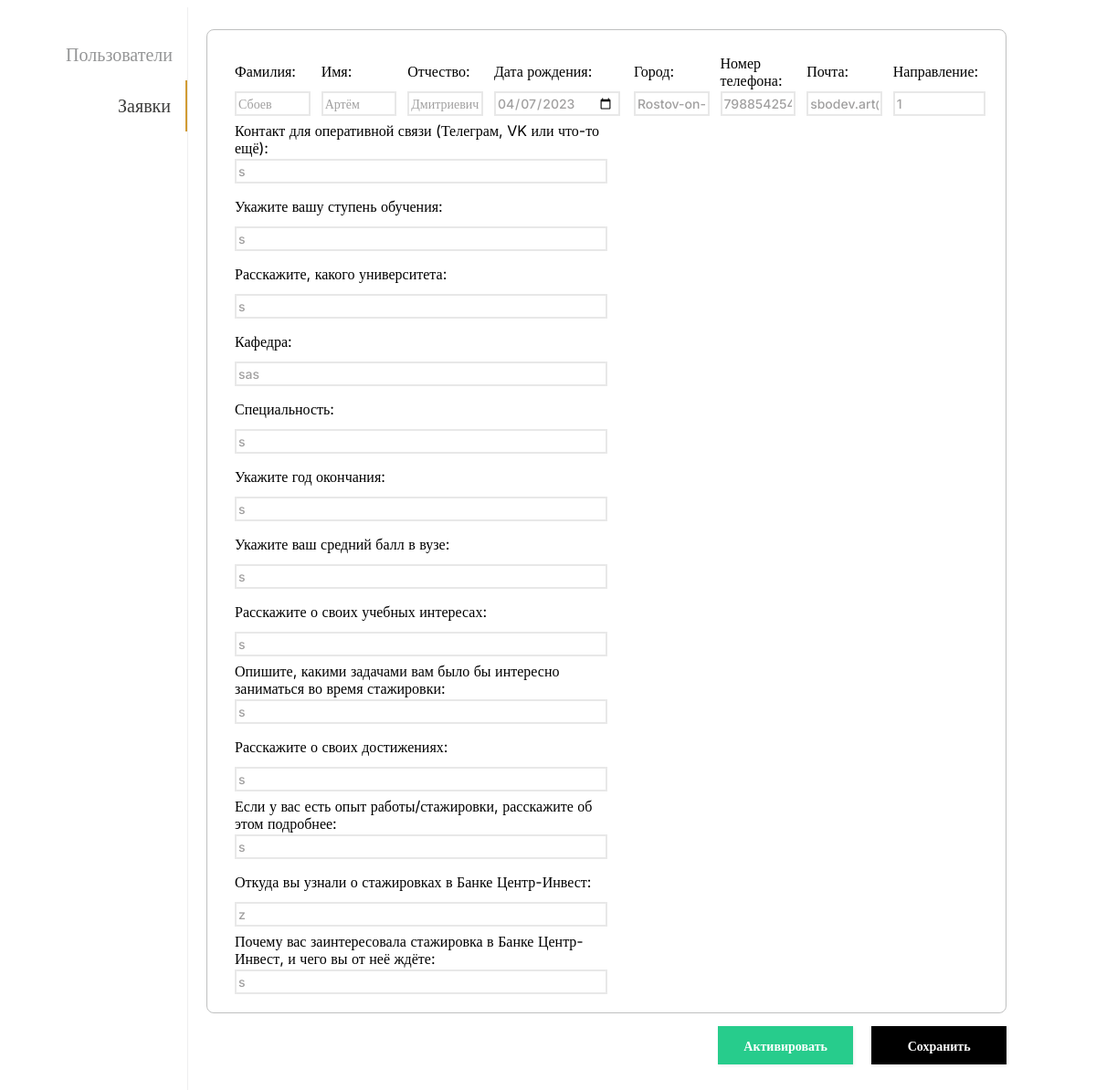
The app's page /moderator/users/2/, older data.
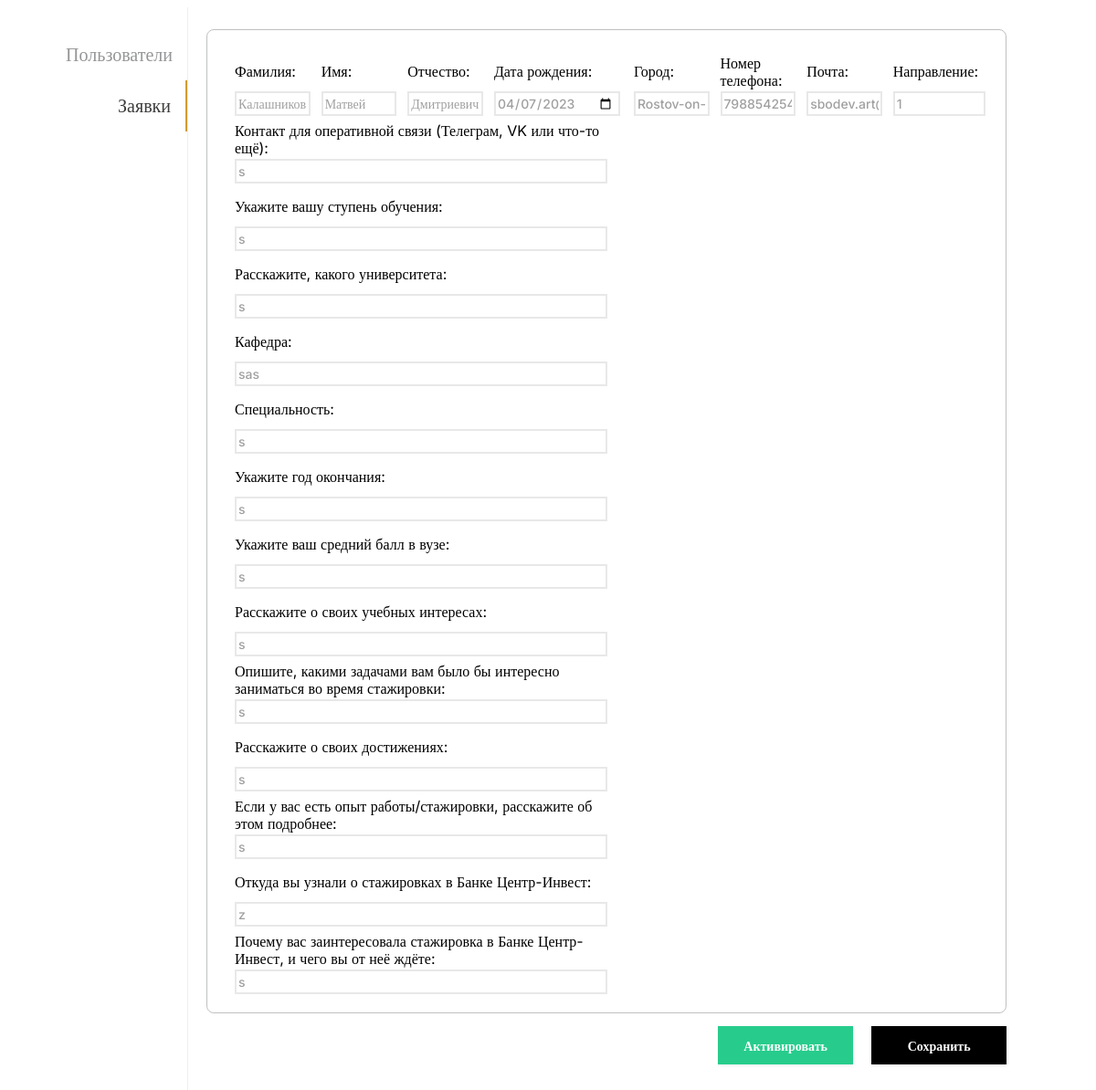
The same page, newer data.
### users/models.py (models this page shows, shortened)
class User(AbstractUser):
    Activity = models.BooleanField(verbose_name='Активировать/Деактивировать пользователя', default=False)
    patronymic = models.CharField(verbose_name='Отчество', max_length=100)
    birthdate = models.DateField(verbose_name='Дата рождения', max_length=100, blank=True, null=True)
    city = models.CharField(verbose_name='Город', max_length=100)
    number_phone = models.CharField(verbose_name='Телефон', max_length=100)
    social_contact = models.CharField(verbose_name='Контакт для оперативной связи (Телеграм, VK или что-то ещё)',
                                      max_length=100)
    course = models.CharField(verbose_name='Укажите вашу ступень обучения', max_length=100)
    university = models.CharField(verbose_name='Расскажите, какого университета', max_length=100)
    department = models.CharField(verbose_name='Кафедра', max_length=100)
    specialization = models.CharField(verbose_name='Специальность', max_length=100)
    year_graduation = models.CharField(verbose_name='Укажите год окончания', max_length=100)
    average_score = models.CharField(verbose_name='Укажите ваш средний балл в вузе', max_length=100)
    educational_interests = models.CharField(verbose_name='Расскажите о своих учебных интересах:', max_length=100)
    what_tasks = models.CharField(
        verbose_name='Опишите, какими задачами вам было бы интересно заниматься во время стажировки', max_length=100)
    achievements = models.CharField(verbose_name='Расскажите о своих достижениях', max_length=100)
    work_experience = models.CharField(
        verbose_name='Если у вас есть опыт работы/стажировки, расскажите об этом подробнее', max_length=100)
    find_out = models.CharField(verbose_name='Откуда вы узнали о стажировках в Банке Центр-Инвест', max_length=100)
    interested_internship = models.CharField(
        verbose_name='Почему вас заинтересовала стажировка в Банке Центр-Инвест, и чего вы от неё ждёте?',
        max_length=100)
    resume = models.FileField(verbose_name='Добавьте резюме', blank=True, null=True)
    categories = models.CharField(verbose_name='Направление', max_length=100, blank=True, null=True)

### users/views.py (the view, shortened to what this page needs)
# urls.py: path("users/<int:pk>/", UserDetail.as_view(), name="user_detail"),
class UserDetail(DetailView):
    model = User
    form_class = UserInfo
    template_name = "users/user_detail.html"
    context_object_name = 'user'
    def get_context_data(self, **kwargs):
        context = super().get_context_data(**kwargs)
        context['form'] = UserInfo
        return context

### templates/users/user_detail.html (shortened to what the changed rows need)
{% load static %}
<!DOCTYPE html>
<html lang="en">
<head>
    <link rel="stylesheet" href="{% static 'css/user_ind.css' %}">
</head>
<body>
    <div class="section-admin">
        <form method="post" class="block-right-admin">
            <div class="block_right">
                <div class="main_block">
                    <div class="p-2 user-agent-block-13">
                        <p class="user-agent-block-13-text">Фамилия:</p>
                        <input type="text" class="user-input-last_name user-input" name="last_name" placeholder="" value="{{ user.last_name }}">
                    </div>
                    <div class="p-2 user-agent-block-13">
                        <p class="user-agent-block-13-text">Имя:</p>
                        <input type="text" class="user-input-first_name user-input" name="first_name" placeholder="" value="{{ user.first_name }}">
                    </div>
                    <div class="p-2 user-agent-block-13">
                        <p class="user-agent-block-13-text">Отчество:</p>
                        <input type="text" class="user-input-patronymic user-input" name="patronymic" placeholder="" value="{{ user.patronymic }}">
                    </div>
                    <div class="p-2 user-agent-block-13">
                        <p class="user-agent-block-13-text">Дата рождения:</p>
                        <input type="date" class="user-input-birthdate user-input" name="birthdate" placeholder="" value="{{ user.birthdate|date:"Y-m-d" }}">
                    </div>
                    <div class="p-2 user-agent-block-13">
                        <p class="user-agent-block-13-text">Город:</p>
                        <input type="text" class="user-input-city user-input" name="city" placeholder="" value="{{ user.city }}">
                    </div>
                    <div class="p-2 user-agent-block-13">
                        <p class="user-agent-block-13-text">Номер телефона:</p>
                        <input type="text" class="user-input-number_phone user-input" name="number_phone" placeholder="" value="{{ user.number_phone }}">
                    </div>
                    <div class="p-2 user-agent-block-13">
                        <p class="user-agent-block-13-text">Почта:</p>
                        <input type="text" class="user-input-mail user-input" name="mail" placeholder="" value="{{ user.email }}">
                    </div>
                    <div class="p-2 user-agent-block-13">
                        <p class="user-agent-block-13-text">Направление:</p>
                        <input type="text" class="user-input-mail user-input" name="categories" placeholder="" value="{{ user.categories }}">
                    </div>
                </div>
                <div class="info_block">
                    <div class="p-2 user-agent-block-13">
                        <p class="user-agent-block-13-text">Контакт для оперативной связи (Телеграм, VK или что-то ещё):</p>
                        <input type="text" class="user-input-social_contact user-input" name="social_contact" placeholder="" value="{{ user.social_contact }}">
                    </div>
                    <div class="p-2 user-agent-block-13">
                        <p class="user-agent-block-13-text">Укажите вашу ступень обучения:</p>
                        <input type="text" class="user-input-course user-input" name="course" placeholder="" value="{{ user.course }}">
                    </div>
                    <div class="p-2 user-agent-block-13">
                        <p class="user-agent-block-13-text">Расскажите, какого университета:</p>
                        <input type="text" class="user-input-university user-input" name="university" placeholder="" value="{{ user.university }}">
                    </div>
                    <div class="p-2 user-agent-block-13">
                        <p class="user-agent-block-13-text">Кафедра:</p>
                        <input type="text" class="user-input-department user-input" name="department" placeholder="" value="{{ user.department }}">
                    </div>
                    <div class="p-2 user-agent-block-13">
                        <p class="user-agent-block-13-text">Специальность:</p>
                        <input type="text" class="user-input-specialization user-input" name="specialization" placeholder="" value="{{ user.specialization }}">
                    </div>
                    <div class="p-2 user-agent-block-13">
                        <p class="user-agent-block-13-text">Укажите год окончания:</p>
                        <input type="text" class="user-input-year_graduation user-input" name="year_graduation" placeholder="" value="{{ user.year_graduation }}">
                    </div>
                    <div class="p-2 user-agent-block-13">
                        <p class="user-agent-block-13-text">Укажите ваш средний балл в вузе:</p>
                        <input type="text" class="user-input-average_score user-input" name="average_score" placeholder="" value="{{ user.average_score }}">
                    </div>
                    <div class="p-2 user-agent-block-13">
                        <p class="user-agent-block-13-text">Расскажите о своих учебных интересах:</p>
                        <input type="text" class="user-input-educational_interests user-input" name="educational_interests" placeholder="" value="{{ user.educational_interests }}">
                    </div>
                    <div class="p-2 user-agent-block-13">
                        <p class="user-agent-block-13-text">Опишите, какими задачами вам было бы интересно заниматься во время стажировки:</p>
                        <input type="text" class="user-input-what_tasks user-input" name="what_tasks" placeholder="" value="{{ user.what_tasks }}">
                    </div>
                    <div class="p-2 user-agent-block-13">
                        <p class="user-agent-block-13-text">Расскажите о своих достижениях:</p>
                        <input type="text" class="user-input-achievements user-input" name="achievements" placeholder="" value="{{ user.achievements }}">
                    </div>
                    <div class="p-2 user-agent-block-13">
                        <p class="user-agent-block-13-text">Если у вас есть опыт работы/стажировки, расскажите об этом подробнее:</p>
                        <input type="text" class="user-input-work_experience user-input" name="work_experience" placeholder="" value="{{ user.work_experience }}">
                    </div>
                    <div class="p-2 user-agent-block-13">
                        <p class="user-agent-block-13-text">Откуда вы узнали о стажировках в Банке Центр-Инвест:</p>
                        <input type="text" class="user-input-find_out user-input" name="find_out" placeholder="" value="{{ user.find_out }}">
                    </div>
                    <div class="p-2 user-agent-block-13">
                        <p class="user-agent-block-13-text">Почему вас заинтересовала стажировка в Банке Центр-Инвест, и чего вы от неё ждёте:</p>
                        <input type="text" class="user-input-interested_internship user-input" name="interested_internship" placeholder="" value="{{ user.interested_internship }}">
                    </div>
                </div>
            </div>
        </form>
    </div>
</body>
</html>

Row changes from the older to the newer data that the page shows:
changed User "Дмитриевич": last_name "Сбоев" → "Калашников"; first_name "Артём" → "Матвей"
